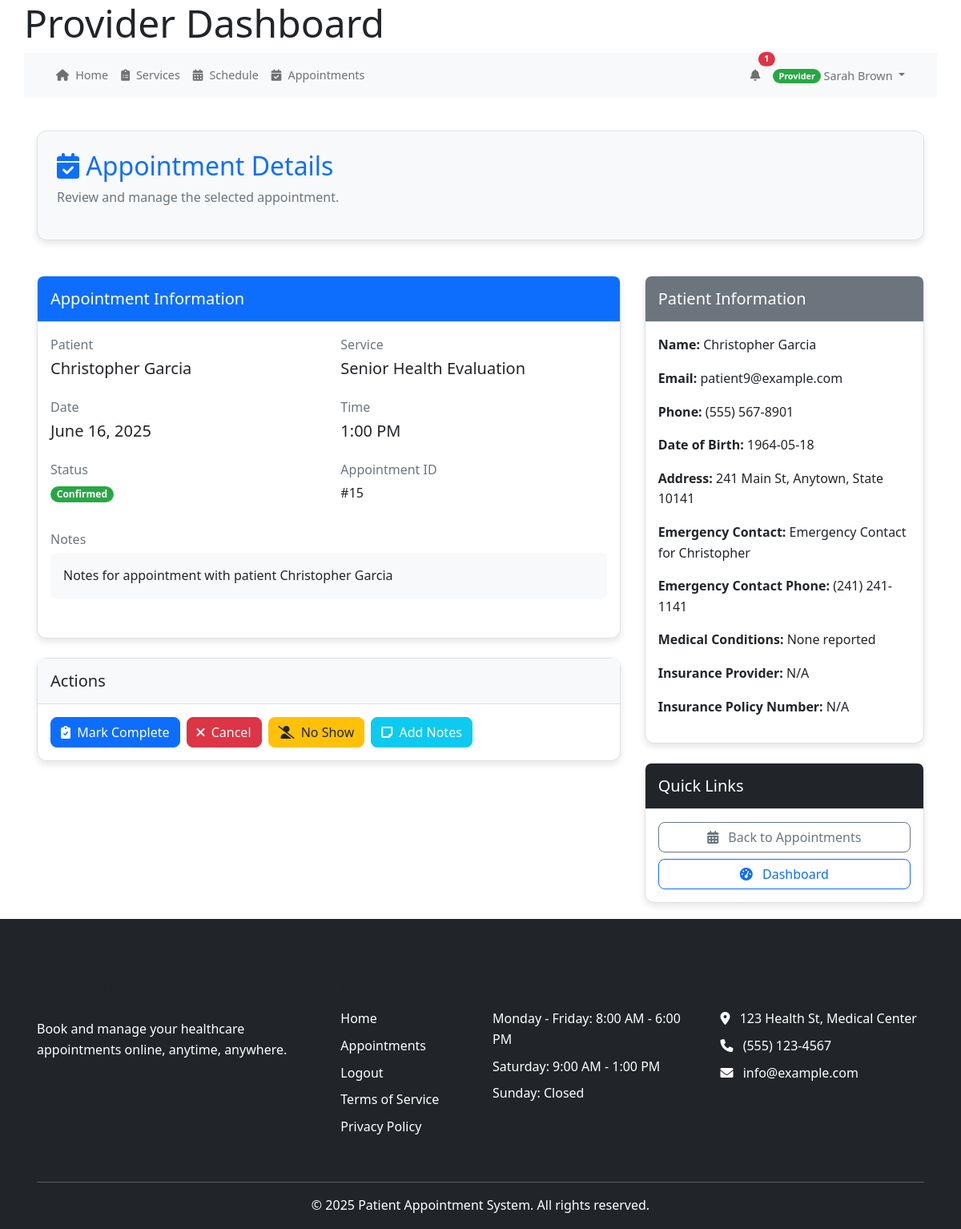
The app's page /index.php/provider/viewAppointment/15 (signed in) with its own data.
### tables this page shows
CREATE TABLE IF NOT EXISTS `appointments` (
  `appointment_id` int(11) NOT NULL AUTO_INCREMENT,
  `patient_id` int(11) NOT NULL,
  `provider_id` int(11) NOT NULL,
  `service_id` int(11) NOT NULL,
  `appointment_date` date NOT NULL,
  `start_time` time NOT NULL,
  `end_time` time NOT NULL,
  `status` enum('scheduled','confirmed','completed','canceled','no_show') NOT NULL DEFAULT 'scheduled',
  `type` enum('in_person','virtual','phone') NOT NULL DEFAULT 'in_person',
  `notes` text DEFAULT NULL,
  `reason` text DEFAULT NULL,
  `reminder_sent` tinyint(1) DEFAULT 0,
  `confirmed_at` datetime DEFAULT NULL,
  `canceled_at` datetime DEFAULT NULL,
  `created_at` datetime DEFAULT current_timestamp(),
  `updated_at` datetime DEFAULT current_timestamp(),
  PRIMARY KEY (`appointment_id`),
  KEY `patient_id` (`patient_id`),
  KEY `provider_id` (`provider_id`),
  KEY `service_id` (`service_id`)
);

CREATE TABLE IF NOT EXISTS `services` (
  `service_id` int(11) NOT NULL AUTO_INCREMENT,
  `name` varchar(255) NOT NULL,
  `description` text DEFAULT NULL,
  `duration` int(11) DEFAULT 30,
  `price` decimal(10,2) DEFAULT NULL,
  `is_active` tinyint(1) DEFAULT 1,
  `created_at` timestamp NOT NULL DEFAULT current_timestamp(),
  PRIMARY KEY (`service_id`)
);

CREATE TABLE IF NOT EXISTS `users` (
  `user_id` int(11) NOT NULL AUTO_INCREMENT,
  `email` varchar(255) NOT NULL,
  `password_hash` varchar(255) NOT NULL,
  `first_name` varchar(100) NOT NULL,
  `last_name` varchar(100) NOT NULL,
  `phone` varchar(20) DEFAULT NULL,
  `role` enum('patient','provider','admin','staff') NOT NULL,
  `is_active` tinyint(1) DEFAULT 1,
  `is_verified` tinyint(1) DEFAULT 0,
  `email_verified_at` datetime DEFAULT NULL,
  `created_at` datetime DEFAULT current_timestamp(),
  `last_login` datetime DEFAULT NULL,
  `verification_token` varchar(64) DEFAULT NULL,
  `reset_token` varchar(64) DEFAULT NULL,
  `reset_token_expires` datetime DEFAULT NULL,
  `token_expires` datetime DEFAULT NULL,
  `password_change_required` tinyint(1) DEFAULT 0,
  PRIMARY KEY (`user_id`)
);

CREATE TABLE IF NOT EXISTS `patient_profiles` (
  `patient_id` int(11) NOT NULL AUTO_INCREMENT,
  `user_id` int(11) NOT NULL,
  `phone` varchar(20) DEFAULT NULL,
  `date_of_birth` date DEFAULT NULL,
  `address` text DEFAULT NULL,
  `emergency_contact` varchar(255) DEFAULT NULL,
  `emergency_contact_phone` varchar(50) DEFAULT NULL,
  `medical_conditions` text DEFAULT NULL,
  `medical_history` text DEFAULT NULL,
  `insurance_info` text DEFAULT NULL,
  `created_at` timestamp NOT NULL DEFAULT current_timestamp(),
  `updated_at` timestamp NOT NULL DEFAULT current_timestamp(),
  PRIMARY KEY (`patient_id`),
  KEY `user_id` (`user_id`)
);

### controllers/provider_controller.php (called while the page is built, shortened)
<?php
require_once MODEL_PATH . '/Provider.php';
require_once MODEL_PATH . '/Appointment.php';
class ProviderController {
    protected $appointmentModel;
    public function __construct() {
        $this->db = get_db();
        $this->appointmentModel = new Appointment($this->db);
    }
    public function viewAppointment($appointment_id = null) {
        $appointment = $this->appointmentModel->getById($appointment_id);
        include VIEW_PATH . '/provider/view_appointment.php';
    }
}
?>

### public_html/bootstrap.php (called while the page is built, shortened)
<?php
require_once APP_ROOT . '/core/helpers.php';
require_once CORE_PATH . '/helpers.php';
function get_db() {
    static $db = null;
    if ($db === null) {
        if (defined('DB_HOST') && defined('DB_USER') && defined('DB_PASS') && defined('DB_NAME')) {
            $db = new mysqli(DB_HOST, DB_USER, DB_PASS, DB_NAME);
            $db->set_charset('utf8mb4');
        } else {
            throw new Exception("Database constants not defined");
        }
    }
    return $db;
}
return true;

### models/Appointment.php (called while the page is built, shortened)
<?php
class Appointment {
    private $db;
    public function __construct($db) {
        $this->db = $db;
    }
    public function getById($appointment_id) {
        $appointment = null;
        $stmt = $this->db->prepare("
            SELECT
                a.*,
                s.name AS service_name,
                provider.first_name AS provider_first_name,
                provider.last_name AS provider_last_name,
                CONCAT(provider.first_name, ' ', provider.last_name) AS provider_name,
                patient.first_name AS patient_first_name,
                patient.last_name AS patient_last_name,
                CONCAT(patient.first_name, ' ', patient.last_name) AS patient_name,
                patient.email AS patient_email,
                pp.phone AS patient_phone,
                pp.date_of_birth AS patient_dob,
                pp.address AS patient_address,
                pp.emergency_contact,
                pp.emergency_contact_phone,
                pp.medical_conditions,
                pp.insurance_info
            FROM appointments a
            LEFT JOIN services s ON a.service_id = s.service_id
            LEFT JOIN users provider ON a.provider_id = provider.user_id
            LEFT JOIN users patient ON a.patient_id = patient.user_id
            LEFT JOIN patient_profiles pp ON patient.user_id = pp.user_id
            WHERE a.appointment_id = ?
        ");
        $stmt->bind_param("i", $appointment_id);
        $stmt->execute();
        $result = $stmt->get_result();
        if ($result && $result->num_rows > 0) {
            $appointment = $result->fetch_assoc();
        }
        return $appointment;
    }
}
?>

### core/helpers.php (called while the page is built, shortened)
<?php
function base_url($path = '') {
    $protocol = isset($_SERVER['HTTPS']) && $_SERVER['HTTPS'] !== 'off' ? 'https' : 'http';
    $host = $_SERVER['HTTP_HOST'] ?? 'localhost';
    $script_name = $_SERVER['SCRIPT_NAME'];
    $base_dir = dirname($script_name);
    $base_url = "{$protocol}://{$host}{$base_dir}";
    $base_url = rtrim($base_url, '/');
    $path = ltrim($path, '/');
    return $path ? "{$base_url}/{$path}" : $base_url;
}

### views/provider/view_appointment.php (the view, shortened to what this page needs)
<?php
$appointment_id = $appointment['appointment_id'] ?? $appointment['id'] ?? null;
include VIEW_PATH . '/partials/header.php';
?>
<div class="row mb-4">
    <div class="col-md-12">
        <div class="card shadow-sm bg-light">
            <div class="card-body p-4">
                <h2 class="text-primary mb-2">
                    <i class="fas fa-calendar-check"></i> Appointment Details
                </h2>
                <p class="text-muted">Review and manage the selected appointment.</p>
            </div>
        </div>
    </div>
</div>
<div class="row">
    <div class="col-md-8">
        <div class="card shadow mb-4">
            <div class="card-header bg-primary text-white">
                <h3 class="h5 mb-0">Appointment Information</h3>
            </div>
            <div class="card-body">
                <div class="row mb-3">
                    <div class="col-md-6">
                        <p class="mb-1 text-muted">Patient</p>
                        <h5><?= htmlspecialchars($appointment['patient_name']) ?></h5>
                    </div>
                    <div class="col-md-6">
                        <p class="mb-1 text-muted">Service</p>
                        <h5><?= htmlspecialchars($appointment['service_name']) ?></h5>
                    </div>
                </div>
                <div class="row mb-3">
                    <div class="col-md-6">
                        <p class="mb-1 text-muted">Date</p>
                        <h5><?= date('F j, Y', strtotime($appointment['appointment_date'])) ?></h5>
                    </div>
                    <div class="col-md-6">
                        <p class="mb-1 text-muted">Time</p>
                        <h5><?= date('g:i A', strtotime($appointment['start_time'])) ?></h5>
                    </div>
                </div>
                <div class="row mb-3">
                    <div class="col-md-6">
                        <p class="mb-1 text-muted">Status</p>
                        <span class="badge bg-<?= match($appointment['status']) {
                            'scheduled' => 'primary',
                            'confirmed' => 'success',
                            'canceled' => 'danger',
                            'completed' => 'info',
                            'no_show' => 'warning',
                            default => 'secondary'
                        } ?>">
                            <?= ucfirst(htmlspecialchars($appointment['status'])) ?>
                        </span>
                    </div>
                    <div class="col-md-6">
                        <p class="mb-1 text-muted">Appointment ID</p>
                        <p>#<?= $appointment_id ?></p>
                    </div>
                </div>
                <?php if (!empty($appointment['notes'])): ?>
                <div class="row mb-3">
                    <div class="col-md-12">
                        <p class="mb-1 text-muted">Notes</p>
                        <p class="p-3 bg-light rounded"><?= nl2br(htmlspecialchars($appointment['notes'])) ?></p>
                    </div>
                </div>
                <?php endif; ?>
            </div>
        </div>
        <div class="card shadow mb-4">
            <div class="card-header bg-light">
                <h3 class="h5 mb-0">Actions</h3>
            </div>
            <div class="card-body">
                <div class="d-flex gap-2 flex-wrap">
                    <?php if (!in_array($appointment['status'], ['completed', 'canceled', 'no_show'])): ?>
                    <form action="<?= base_url('index.php/appointments/updateStatus') ?>" method="post" class="d-inline">
                        <button type="submit" class="btn btn-primary">
                            <i class="fas fa-clipboard-check me-1"></i> Mark Complete
                        </button>
                    </form>
                    <form action="<?= base_url('index.php/appointments/updateStatus') ?>" method="post" class="d-inline" onsubmit="return confirm('Are you sure you want to cancel this appointment?')">
                        <button type="submit" class="btn btn-danger">
                            <i class="fas fa-times me-1"></i> Cancel
                        </button>
                    </form>
                    <form action="<?= base_url('index.php/appointments/updateStatus') ?>" method="post" class="d-inline">
                        <button type="submit" class="btn btn-warning">
                            <i class="fas fa-user-slash me-1"></i> No Show
                        </button>
                    </form>
                    <?php endif; ?>
                    <button type="button" class="btn btn-info" data-bs-toggle="modal" data-bs-target="#notesModal">
                        <i class="fas fa-sticky-note me-1"></i> Add Notes
                    </button>
                </div>
            </div>
        </div>
    </div>
    <div class="col-md-4">
        <div class="card shadow mb-4">
            <div class="card-header bg-secondary text-white">
                <h3 class="h5 mb-0">Patient Information</h3>
            </div>
            <div class="card-body">
                <p><strong>Name:</strong> <?php echo htmlspecialchars($appointment['patient_name'] ?? 'N/A'); ?></p>
                <p><strong>Email:</strong> <?php echo htmlspecialchars($appointment['patient_email'] ?? 'N/A'); ?></p>
                <p><strong>Phone:</strong> <?php echo htmlspecialchars($appointment['patient_phone'] ?? 'N/A'); ?></p>
                <p><strong>Date of Birth:</strong> <?php echo htmlspecialchars($appointment['patient_dob'] ?? 'N/A'); ?></p>
                <p><strong>Address:</strong> <?php echo htmlspecialchars($appointment['patient_address'] ?? 'N/A'); ?></p>
                <p><strong>Emergency Contact:</strong> <?php echo htmlspecialchars($appointment['emergency_contact'] ?? 'N/A'); ?></p>
                <p><strong>Emergency Contact Phone:</strong> <?php echo htmlspecialchars($appointment['emergency_contact_phone'] ?? 'N/A'); ?></p>
                <p><strong>Medical Conditions:</strong> <?php echo htmlspecialchars($appointment['medical_conditions'] ?? 'None reported'); ?></p>
                <p><strong>Insurance Provider:</strong> <?php echo htmlspecialchars($appointment['insurance_provider'] ?? 'N/A'); ?></p>
                <p><strong>Insurance Policy Number:</strong> <?php echo htmlspecialchars($appointment['insurance_policy_number'] ?? 'N/A'); ?></p>
            </div>
        </div>
        <div class="card shadow">
            <div class="card-header bg-dark text-white">
                <h3 class="h5 mb-0">Quick Links</h3>
            </div>
            <div class="card-body">
                <div class="d-grid gap-2">
                    <a href="<?= base_url('index.php/provider/appointments') ?>" class="btn btn-outline-secondary">
                        <i class="fas fa-calendar-alt me-2"></i> Back to Appointments
                    </a>
                    <a href="<?= base_url('index.php/provider/index') ?>" class="btn btn-outline-primary">
                        <i class="fas fa-tachometer-alt me-2"></i> Dashboard
                    </a>
                </div>
            </div>
        </div>
    </div>
</div>
<?php include VIEW_PATH . '/partials/footer.php'; ?>

### views/partials/header.php (style rules this page uses)
body { padding-top: 20px; padding-bottom: 20px; font-family: 'Segoe UI', Tahoma, Geneva, Verdana, sans-serif; }
.card { margin-bottom: 20px; border-radius: 12px; box-shadow: 0 4px 8px rgba(0,0,0,0.1) !important; transition: none !important; }

### views/partials/footer.php (style rules this page uses)
html, body { height: 100%; margin: 0; padding: 0; }
body { display: flex; flex-direction: column; min-height: 100vh; }

### records on screen
appointments: service.name "Senior Health Evaluation", appointment_date "June 16, 2025", start_time "1:00 PM", status "Confirmed", appointment_id "15", notes "Notes for appointment with patient Christopher Garcia", patient.email "patient9@example.com", patient_profiles.phone "(555) 567-8901", patient_profiles.date_of_birth "1964-05-18", patient_profiles.address "241 Main St, Anytown, State 10141", patient_profiles.emergency_contact "Emergency Contact for Christopher", patient_profiles.emergency_contact_phone "(241) 241-1141", patient_profiles.medical_conditions "None reported"

### other values on screen
$unreadCount "1"
$userRole "Provider"
$userName "Sarah Brown"
$appointment['patient_name'] "Christopher Garcia"
$appointment['insurance_provider'] "N/A"
$appointment['insurance_policy_number'] "N/A"
